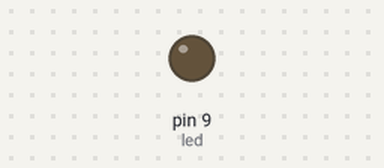
A sketch run on a simulated Arduino Uno, built with avr-gcc and run on an emulated ATmega328P. On the bench: output pins drawn as LEDs (lit = HIGH).

Above: at 0.15 s.
Timing chart, 0 to 1.6 s (numbered marks = the images above):
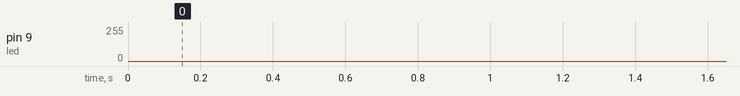

The sketch:

Analog_led.ino
```cpp
int led=9;

void setup() {
  // put your setup code here, to run once:
  pinMode(led,OUTPUT);
}

void loop() {
  // put your main code here, to run repeatedly:
  for(int i=0;i<=255;i++)
  {
    analogWrite(led,i);
    delay(1);
  }

  for(int i=255;i>=0;i--)
  {
    analogWrite(led,i);
    delay(1);
  }
  }
```
